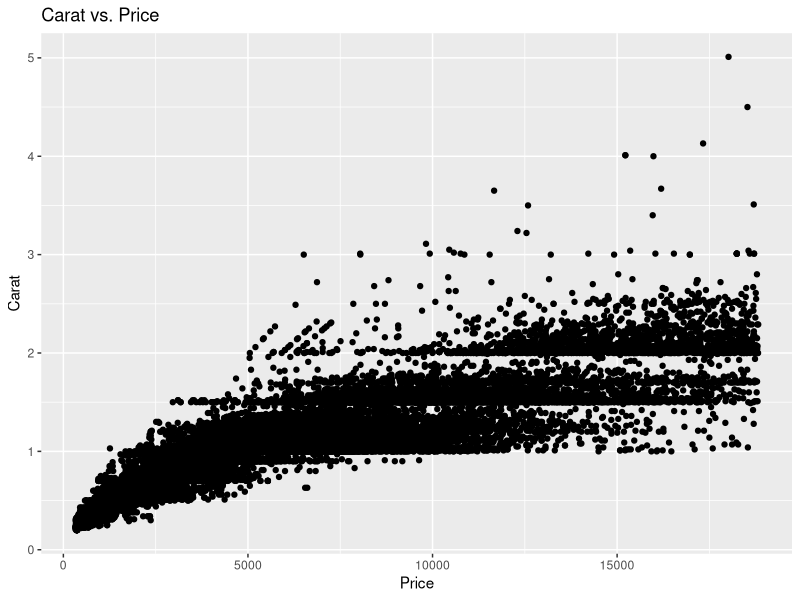

Source code (R):
library(tidyverse)

ggplot(data = diamonds, aes(x = carat, y = price)) +
  geom_point() +
  xlab("Carat") +
  ylab("Price") +
  ggtitle("Carat vs. Price") +
  coord_flip()
